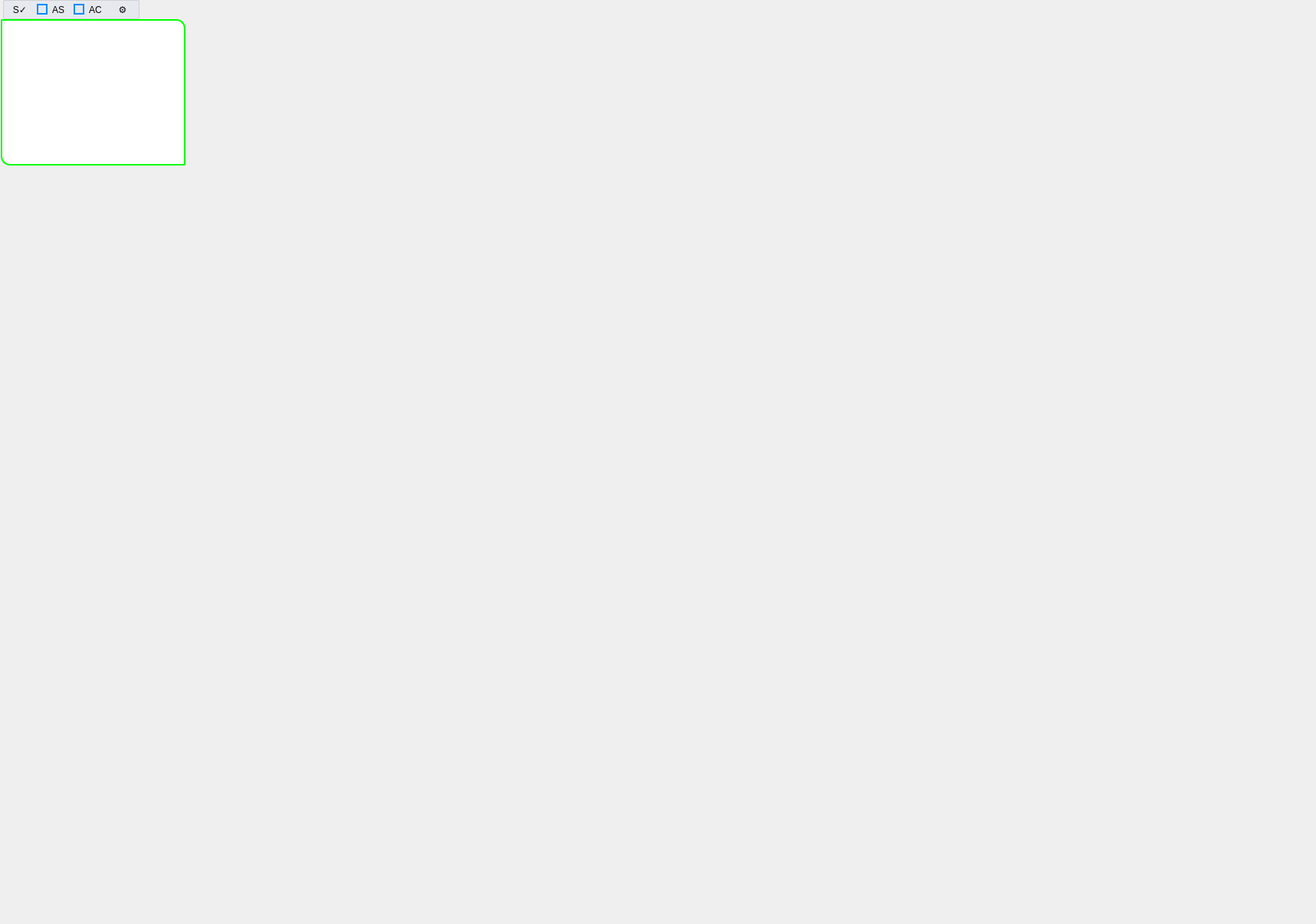
<?xml version="1.0" encoding="UTF-8"?>
<ui version="4.0">
 <class>MainWindow</class>
 <widget class="QMainWindow" name="MainWindow">
  <property name="geometry">
   <rect>
    <x>0</x>
    <y>0</y>
    <width>1717</width>
    <height>1206</height>
   </rect>
  </property>
  <property name="minimumSize">
   <size>
    <width>100</width>
    <height>0</height>
   </size>
  </property>
  <property name="maximumSize">
   <size>
    <width>2000</width>
    <height>16777215</height>
   </size>
  </property>
  <property name="windowTitle">
   <string>Nms_completer</string>
  </property>
  <property name="styleSheet">
   <string notr="true">QCheckBox {
 background: transparent;
}

QCheckBox:disabled {
  background-color: #d3d3d3;
  border: 1px solid #808080;
  color: #808080;
}

QCheckBox::indicator {
  width: 10px;
  height: 10px;
	border: 2px solid rgb(2, 139, 255);
}

QCheckBox::indicator:unchecked {
  image: url(:/images/unchecked.png);
}

QCheckBox::indicator:unchecked:hover {
  image: url(:/images/unchecked_hover.png);
	background-color: rgb(0, 227, 255);
	 width: 12px;
  height: 12px;
}

QCheckBox::indicator:checked {
border: 2px solid green;
 image: url(Tic_seign.png);
}

QCheckBox::indicator:checked:hover {
  image: url(Tic_seign.png);
 width: 12px;
  height: 12px;
}
</string>
  </property>
  <widget class="QWidget" name="centralwidget">
   <widget class="QFrame" name="frame">
    <property name="geometry">
     <rect>
      <x>4</x>
      <y>0</y>
      <width>178</width>
      <height>25</height>
     </rect>
    </property>
    <property name="maximumSize">
     <size>
      <width>16777215</width>
      <height>28</height>
     </size>
    </property>
    <property name="styleSheet">
     <string notr="true">QFrame{
font: 12px &quot;DM Mono&quot;;
background-color: rgb(230, 233, 238);
border: 1px solid rgb(208, 208, 208);
border-radius: 2px;
}
QPushButton{
font: 13px &quot;DM Mono&quot;;
border:none;
max-width: 34px;
min-height: 18px;
}
QPushButton:hover {
    background-color: #e0eef9; /* A bit bluish background for hover */
    border-radius: 2px; /* 2px border radius */
    color: black;
	height: 19px;
	font: 14px &quot;DM Mono&quot;;
}
QPushButton::menu-indicator { image: none; }

QCheckBox {
 background: transparent;
font: 13px &quot;DM Mono&quot;;
}

QCheckBox:disabled {
  background-color: #d3d3d3;
  border: 1px solid #808080;
  color: #808080;
}

QCheckBox::indicator {
  width: 10px;
  height: 10px;
	border: 2px solid rgb(2, 139, 255);
}

QCheckBox::indicator:unchecked {
  image: url(:/images/unchecked.png);
}

QCheckBox::indicator:unchecked:hover {
  image: url(:/images/unchecked_hover.png);
	background-color: rgb(0, 227, 255);
	 width: 12px;
  height: 12px;
}

QCheckBox::indicator:checked {
border: 2px solid green;
 image: url(Tic_seign.png);
}

QCheckBox::indicator:checked:hover {
  image: url(Tic_seign.png);
 width: 12px;
  height: 12px;
}
</string>
    </property>
    <property name="frameShape">
     <enum>QFrame::StyledPanel</enum>
    </property>
    <property name="frameShadow">
     <enum>QFrame::Raised</enum>
    </property>
    <layout class="QHBoxLayout" name="horizontalLayout">
     <property name="spacing">
      <number>5</number>
     </property>
     <property name="leftMargin">
      <number>4</number>
     </property>
     <property name="topMargin">
      <number>0</number>
     </property>
     <property name="rightMargin">
      <number>4</number>
     </property>
     <property name="bottomMargin">
      <number>0</number>
     </property>
     <item>
      <widget class="QPushButton" name="SpellCheckPushButton">
       <property name="maximumSize">
        <size>
         <width>34</width>
         <height>16777215</height>
        </size>
       </property>
       <property name="toolTip">
        <string>Advanced Spell Checker (Pro):
It provides suggestions from Google, Gemini AI, and offline word dictionary.</string>
       </property>
       <property name="styleSheet">
        <string notr="true"/>
       </property>
       <property name="text">
        <string>S✓</string>
       </property>
       <property name="iconSize">
        <size>
         <width>18</width>
         <height>18</height>
        </size>
       </property>
      </widget>
     </item>
     <item>
      <widget class="QCheckBox" name="AScheckBox">
       <property name="toolTip">
        <string>&lt;html&gt;&lt;head/&gt;&lt;body&gt;&lt;p&gt;The app will automatically search Google for any unsaved word.&lt;br/&gt;Disable this if you don't need suggestions from Google.&lt;br/&gt;⚠️ Frequent Google searches may flag your IP as automated (robotic) activity.&lt;/p&gt;&lt;/body&gt;&lt;/html&gt;</string>
       </property>
       <property name="text">
        <string>AS</string>
       </property>
      </widget>
     </item>
     <item>
      <widget class="QCheckBox" name="ACcheckBox">
       <property name="toolTip">
        <string>&lt;html&gt;&lt;head/&gt;&lt;body&gt;&lt;p&gt;&lt;span style=&quot; font-size:10pt;&quot;&gt;Auto Complete&lt;/span&gt;&lt;/p&gt;&lt;p&gt;&lt;span style=&quot; font-size:10pt;&quot;&gt;Enable to automatically complete Bangla words while typing in Bangla phonetic.&lt;/span&gt;&lt;/p&gt;&lt;/body&gt;&lt;/html&gt;</string>
       </property>
       <property name="styleSheet">
        <string notr="true"/>
       </property>
       <property name="text">
        <string>AC</string>
       </property>
      </widget>
     </item>
     <item>
      <widget class="QPushButton" name="PinPushButton">
       <property name="maximumSize">
        <size>
         <width>34</width>
         <height>16777215</height>
        </size>
       </property>
       <property name="text">
        <string>⚙</string>
       </property>
      </widget>
     </item>
    </layout>
   </widget>
   <widget class="QFrame" name="frame_2">
    <property name="geometry">
     <rect>
      <x>1</x>
      <y>25</y>
      <width>241</width>
      <height>191</height>
     </rect>
    </property>
    <property name="maximumSize">
     <size>
      <width>400</width>
      <height>16777215</height>
     </size>
    </property>
    <property name="styleSheet">
     <string notr="true">QFrame{
background-color:qlineargradient(spread:pad, x1:1, y1:0, x2:1, y2:1, stop:0 rgba(0, 244, 255, 255), stop:1 rgba(2,200,255,255));
background-color: rgb(255, 255, 255);
border-bottom-left-radius:12px;
border-top-right-radius: 12px;
border-bottom-right-radius: 2px;
border-top-left-radius:2px;
border: 2px solid rgb(89, 48, 255);
border-color: rgb(255, 0, 0);
border-color: rgb(0, 255, 0);
padding: 3px;
}
</string>
    </property>
    <property name="frameShape">
     <enum>QFrame::StyledPanel</enum>
    </property>
    <property name="frameShadow">
     <enum>QFrame::Raised</enum>
    </property>
    <layout class="QGridLayout" name="gridLayout_4">
     <property name="leftMargin">
      <number>0</number>
     </property>
     <property name="topMargin">
      <number>0</number>
     </property>
     <property name="rightMargin">
      <number>0</number>
     </property>
     <property name="bottomMargin">
      <number>0</number>
     </property>
     <property name="spacing">
      <number>0</number>
     </property>
     <item row="0" column="0">
      <layout class="QGridLayout" name="gridLayout_3">
       <property name="leftMargin">
        <number>5</number>
       </property>
       <property name="rightMargin">
        <number>0</number>
       </property>
       <property name="spacing">
        <number>0</number>
       </property>
       <item row="0" column="0">
        <widget class="QListWidget" name="listWidget">
         <property name="minimumSize">
          <size>
           <width>30</width>
           <height>0</height>
          </size>
         </property>
         <property name="styleSheet">
          <string notr="true">QListWidget{
	background-color:qlineargradient(spread:pad, x1:1, y1:0, x2:1, y2:1, stop:0 rgba(0, 244, 255, 255), stop:1 rgba(2,200,255,255));
	background: transparent;
	border:none;
	font-family: &quot;kalpurush&quot;;
	font-size: 18px;
	word-wrap: true
	
}
QListWidget::item:selected {
    background-color: #ADD8E6;
    color: black;
}
QListWidget::item:hover {
    background-color: #87CEFA; 
    color: black;
	font-size: 24px;
}</string>
         </property>
         <property name="horizontalScrollBarPolicy">
          <enum>Qt::ScrollBarAsNeeded</enum>
         </property>
         <property name="autoScrollMargin">
          <number>25</number>
         </property>
        </widget>
       </item>
      </layout>
     </item>
    </layout>
   </widget>
   <widget class="QLabel" name="LoadingLabel">
    <property name="geometry">
     <rect>
      <x>190</x>
      <y>1</y>
      <width>20</width>
      <height>20</height>
     </rect>
    </property>
    <property name="text">
     <string/>
    </property>
    <property name="scaledContents">
     <bool>true</bool>
    </property>
   </widget>
  </widget>
 </widget>
 <resources/>
 <connections/>
</ui>
